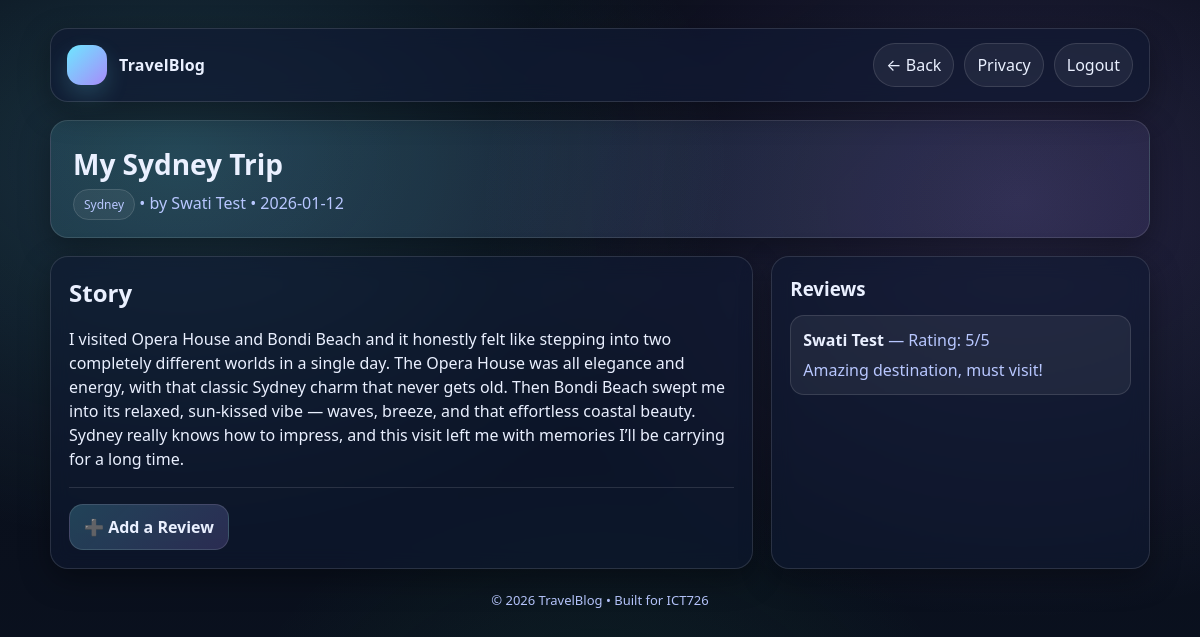
The page /pages/blog_view.php?post_id=1 (signed in) on the database its author committed.
### tables this page shows
CREATE TABLE `blog_posts` (
  `post_id` int(11) NOT NULL,
  `user_id` int(11) NOT NULL,
  `title` varchar(150) NOT NULL,
  `destination` varchar(120) NOT NULL,
  `content` text NOT NULL,
  `status` enum('published','draft') NOT NULL DEFAULT 'published',
  `created_at` timestamp NOT NULL DEFAULT current_timestamp(),
  `updated_at` timestamp NULL DEFAULT NULL ON UPDATE current_timestamp()
);

CREATE TABLE `users` (
  `user_id` int(11) NOT NULL,
  `full_name` varchar(100) NOT NULL,
  `email` varchar(120) NOT NULL,
  `password_hash` varchar(255) NOT NULL,
  `role` enum('user','admin') NOT NULL DEFAULT 'user',
  `created_at` timestamp NOT NULL DEFAULT current_timestamp()
);

CREATE TABLE `reviews` (
  `review_id` int(11) NOT NULL,
  `post_id` int(11) NOT NULL,
  `user_id` int(11) NOT NULL,
  `rating` tinyint(4) NOT NULL,
  `comment` varchar(500) NOT NULL,
  `created_at` timestamp NOT NULL DEFAULT current_timestamp()
);

### includes/auth.php (called while the page is built, shortened)
<?php
function e(string $s): string {
  return htmlspecialchars($s, ENT_QUOTES, 'UTF-8');
}

### pages/blog_view.php (the view, shortened to what this page needs)
<?php
require_once __DIR__ . "/../includes/db.php";
require_once __DIR__ . "/../includes/auth.php";
$post_id = (int)($_GET["post_id"] ?? 0);
$stmt = $conn->prepare("
  SELECT p.post_id, p.title, p.destination, p.content, p.created_at, u.full_name
  FROM blog_posts p
  JOIN users u ON u.user_id = p.user_id
  WHERE p.post_id=?
  LIMIT 1
");
$stmt->bind_param("i", $post_id);
$stmt->execute();
$post = $stmt->get_result()->fetch_assoc();
$stmt2 = $conn->prepare("
  SELECT r.review_id, r.rating, r.comment, r.created_at, u.full_name
  FROM reviews r
  JOIN users u ON u.user_id = r.user_id
  WHERE r.post_id=?
  ORDER BY r.created_at DESC
");
$stmt2->bind_param("i", $post_id);
$stmt2->execute();
$reviews = $stmt2->get_result()->fetch_all(MYSQLI_ASSOC);
?>
<!DOCTYPE html>
<html lang="en">
<head>
  <link rel="stylesheet" href="../assets/css/style.css">
</head>
<body>
<div class="container">
  <div class="nav">
    <div class="brand"><div class="logo"></div> TravelBlog</div>
    <div class="nav-links">
      <a class="pill" href="blog_list.php">← Back</a>
      <a class="pill" href="privacy.php">Privacy</a>
      <a class="pill" href="logout.php">Logout</a>
    </div>
  </div>
  <div class="hero">
    <h1><?php echo e($post["title"]); ?></h1>
    <p>
      <span class="badge"><?php echo e($post["destination"]); ?></span>
      <span class="muted"> • by <?php echo e($post["full_name"]); ?> • <?php echo e(date("Y-m-d", strtotime($post["created_at"]))); ?></span>
    </p>
  </div>
  <div class="grid">
    <div class="card">
      <h2>Story</h2>
      <p><?php echo nl2br(e($post["content"])); ?></p>
      <hr>
      <a class="btn" href="review_add.php?post_id=<?php echo (int)$post_id; ?>">➕ Add a Review</a>
    </div>
    <div class="card">
      <h3>Reviews</h3>
      <?php if (count($reviews) === 0): ?>
        <div class="alert warn">No reviews yet. Be the first!</div>
      <?php else: ?>
        <?php foreach ($reviews as $r): ?>
          <div class="alert">
            <strong><?php echo e($r["full_name"]); ?></strong>
            <span class="muted">— Rating: <?php echo (int)$r["rating"]; ?>/5</span>
            <div class="muted" style="margin-top:6px;"><?php echo e($r["comment"]); ?></div>
          </div>
        <?php endforeach; ?>
      <?php endif; ?>
    </div>
  </div>
  <div class="footer">© 2026 TravelBlog • Built for ICT726</div>
</div>
</body>
</html>

### assets/css/style.css (style rules this page uses)
:root { --bg:#0b1220; --card:#101a33; --card2:#0f1830; --text:#eaf0ff; --muted:#b8c7ff; --brand:#6ee7ff; --brand2:#a78bfa; --ok:#22c55e; --warn:#f59e0b; --danger:#ef4444; --border:rgba(255,255,255,.12); --shadow: 0 10px 30px rgba(0,0,0,.35); --radius: 18px; }
* { box-sizing:border-box }
html,body { height:100% }
body { margin:0; font-family: system-ui, -apple-system, Segoe UI, Roboto, Arial, sans-serif; color:var(--text); background: radial-gradient(1000px 700px at 15% 20%, rgba(110,231,255,.18), transparent 55%), radial-gradient(900px 700px at 85% 25%, rgba(167,139,250,.18), transparent 60%), radial-gradient(700px 600px at 50% 100%, rgba(34,197,94,.10), transparent 55%), linear-gradient(180deg, #070b16, var(--bg)); line-height:1.5; }
a { color:var(--brand); text-decoration:none }
.container { width:min(1100px, 92vw); margin: 28px auto 60px; }
.nav { display:flex; align-items:center; justify-content:space-between; gap:16px; padding:14px 16px; border:1px solid var(--border); background: rgba(16,26,51,.65); backdrop-filter: blur(10px); border-radius: var(--radius); box-shadow: var(--shadow); }
.brand { display:flex; align-items:center; gap:12px; font-weight:800; letter-spacing:.2px; }
.brand .logo { width:40px; height:40px; border-radius:14px; background: linear-gradient(135deg, var(--brand), var(--brand2)); box-shadow: 0 10px 22px rgba(110,231,255,.18); }
.nav-links { display:flex; gap:10px; flex-wrap:wrap; justify-content:flex-end }
.pill { display:inline-flex; align-items:center; gap:8px; padding:9px 12px; border-radius: 999px; border:1px solid var(--border); background: rgba(255,255,255,.06); color: var(--text); }
.hero { margin-top:18px; padding:22px; border-radius: var(--radius); border:1px solid var(--border); background: linear-gradient(135deg, rgba(110,231,255,.12), rgba(167,139,250,.10)); box-shadow: var(--shadow); }
.hero h1 { margin:0 0 6px; font-size: 28px }
.hero p { margin:0; color:var(--muted) }
.grid { display:grid; grid-template-columns: 1.3fr .7fr; gap:18px; margin-top:18px; }
.card { border:1px solid var(--border); background: rgba(16,26,51,.55); backdrop-filter: blur(10px); border-radius: var(--radius); box-shadow: var(--shadow); padding:18px; }
.card h2, .card h3 { margin:0 0 12px }
.muted { color:var(--muted) }
.btn { display:inline-flex; align-items:center; justify-content:center; gap:10px; padding:10px 14px; border-radius: 14px; border: 1px solid var(--border); background: linear-gradient(135deg, rgba(110,231,255,.22), rgba(167,139,250,.20)); color: var(--text); font-weight:700; cursor:pointer; }
.alert { padding:12px 12px; border-radius: 14px; border:1px solid var(--border); background: rgba(255,255,255,.06); margin:12px 0; }
hr { border:none; border-top:1px solid var(--border); margin:16px 0 }
.badge { padding:6px 10px; border-radius: 999px; border:1px solid var(--border); background: rgba(255,255,255,.06); color: var(--muted); font-size: 12px; }
.footer { margin-top:22px; color: var(--muted); text-align:center; font-size: 13px; }

### rows shown on the page
blog_posts: title "My Sydney Trip", destination "Sydney", user.full_name "Swati Test", created_at "2026-01-12", content "I visited Opera House and Bondi Beach and it honestly felt like stepping into two completely different worlds in a single day. The Opera House was all elegance and energy, with that classic Sydney charm that never gets old. Then Bondi Beach swept me into its relaxed, sun‑kissed vibe — waves, breeze, and that effortless coastal beauty. Sydney really knows how to impress, and this visit left me with memories I’ll be carrying for a long time."
reviews: user.full_name "Swati Test", rating "5", comment "Amazing destination, must visit!"
